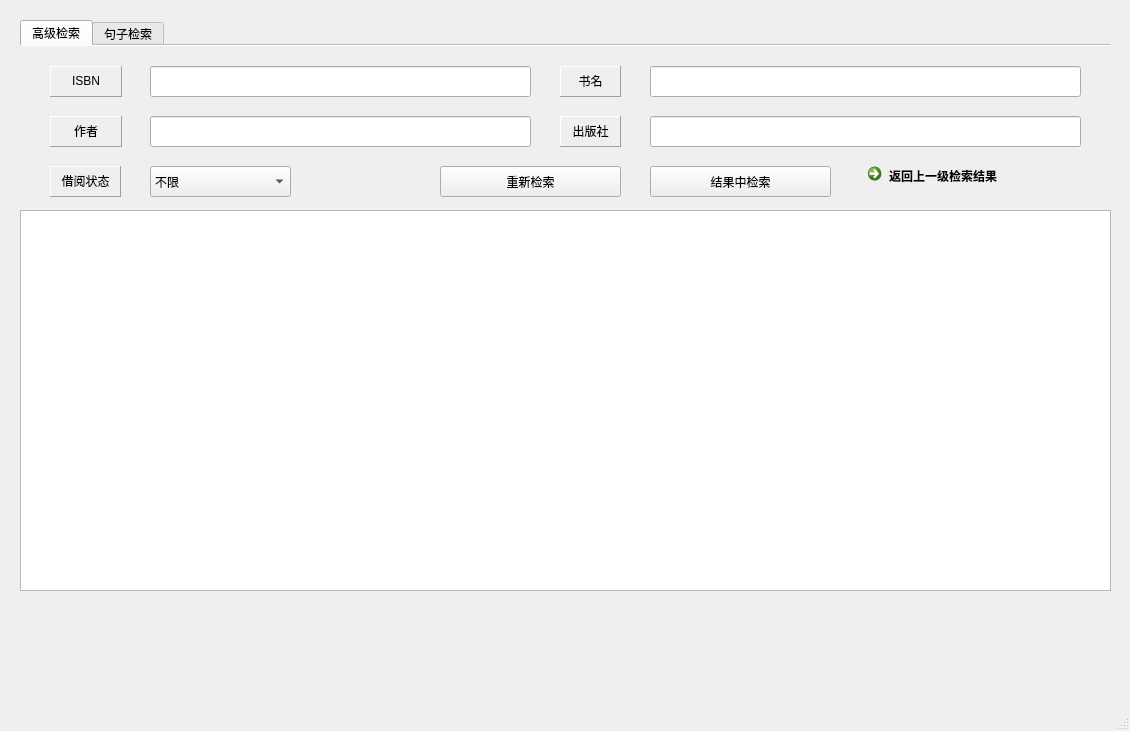
<?xml version="1.0" encoding="UTF-8"?>
<ui version="4.0">
 <class>ManageBookWindow_For_User</class>
 <widget class="QMainWindow" name="ManageBookWindow_For_User">
  <property name="geometry">
   <rect>
    <x>0</x>
    <y>0</y>
    <width>1130</width>
    <height>731</height>
   </rect>
  </property>
  <property name="sizePolicy">
   <sizepolicy hsizetype="Fixed" vsizetype="Fixed">
    <horstretch>0</horstretch>
    <verstretch>0</verstretch>
   </sizepolicy>
  </property>
  <property name="windowTitle">
   <string>MainWindow</string>
  </property>
  <widget class="QWidget" name="centralwidget">
   <widget class="QTabWidget" name="tabWidget">
    <property name="enabled">
     <bool>true</bool>
    </property>
    <property name="geometry">
     <rect>
      <x>20</x>
      <y>20</y>
      <width>1091</width>
      <height>211</height>
     </rect>
    </property>
    <property name="tabShape">
     <enum>QTabWidget::Rounded</enum>
    </property>
    <property name="currentIndex">
     <number>0</number>
    </property>
    <property name="iconSize">
     <size>
      <width>20</width>
      <height>20</height>
     </size>
    </property>
    <property name="elideMode">
     <enum>Qt::ElideNone</enum>
    </property>
    <property name="usesScrollButtons">
     <bool>true</bool>
    </property>
    <property name="documentMode">
     <bool>true</bool>
    </property>
    <property name="tabsClosable">
     <bool>false</bool>
    </property>
    <property name="movable">
     <bool>false</bool>
    </property>
    <property name="tabBarAutoHide">
     <bool>false</bool>
    </property>
    <widget class="QWidget" name="tab">
     <attribute name="title">
      <string>高级检索</string>
     </attribute>
     <widget class="QLabel" name="label">
      <property name="geometry">
       <rect>
        <x>30</x>
        <y>20</y>
        <width>72</width>
        <height>31</height>
       </rect>
      </property>
      <property name="frameShape">
       <enum>QFrame::Panel</enum>
      </property>
      <property name="frameShadow">
       <enum>QFrame::Raised</enum>
      </property>
      <property name="text">
       <string>ISBN</string>
      </property>
      <property name="textFormat">
       <enum>Qt::AutoText</enum>
      </property>
      <property name="alignment">
       <set>Qt::AlignCenter</set>
      </property>
      <property name="textInteractionFlags">
       <set>Qt::TextSelectableByMouse</set>
      </property>
     </widget>
     <widget class="QLineEdit" name="lineEdit_isbn">
      <property name="geometry">
       <rect>
        <x>130</x>
        <y>20</y>
        <width>381</width>
        <height>31</height>
       </rect>
      </property>
     </widget>
     <widget class="QLabel" name="label_2">
      <property name="geometry">
       <rect>
        <x>540</x>
        <y>20</y>
        <width>61</width>
        <height>31</height>
       </rect>
      </property>
      <property name="frameShape">
       <enum>QFrame::Panel</enum>
      </property>
      <property name="frameShadow">
       <enum>QFrame::Raised</enum>
      </property>
      <property name="text">
       <string>书名</string>
      </property>
      <property name="textFormat">
       <enum>Qt::AutoText</enum>
      </property>
      <property name="alignment">
       <set>Qt::AlignCenter</set>
      </property>
      <property name="textInteractionFlags">
       <set>Qt::TextSelectableByMouse</set>
      </property>
     </widget>
     <widget class="QLineEdit" name="lineEdit_name">
      <property name="geometry">
       <rect>
        <x>630</x>
        <y>20</y>
        <width>431</width>
        <height>31</height>
       </rect>
      </property>
     </widget>
     <widget class="QLabel" name="label_3">
      <property name="geometry">
       <rect>
        <x>30</x>
        <y>70</y>
        <width>72</width>
        <height>31</height>
       </rect>
      </property>
      <property name="frameShape">
       <enum>QFrame::Panel</enum>
      </property>
      <property name="frameShadow">
       <enum>QFrame::Raised</enum>
      </property>
      <property name="text">
       <string>作者</string>
      </property>
      <property name="textFormat">
       <enum>Qt::AutoText</enum>
      </property>
      <property name="alignment">
       <set>Qt::AlignCenter</set>
      </property>
      <property name="textInteractionFlags">
       <set>Qt::TextSelectableByMouse</set>
      </property>
     </widget>
     <widget class="QLineEdit" name="lineEdit_author">
      <property name="geometry">
       <rect>
        <x>130</x>
        <y>70</y>
        <width>381</width>
        <height>31</height>
       </rect>
      </property>
     </widget>
     <widget class="QLabel" name="label_7">
      <property name="geometry">
       <rect>
        <x>540</x>
        <y>70</y>
        <width>61</width>
        <height>31</height>
       </rect>
      </property>
      <property name="frameShape">
       <enum>QFrame::Panel</enum>
      </property>
      <property name="frameShadow">
       <enum>QFrame::Raised</enum>
      </property>
      <property name="text">
       <string>出版社</string>
      </property>
      <property name="textFormat">
       <enum>Qt::AutoText</enum>
      </property>
      <property name="alignment">
       <set>Qt::AlignCenter</set>
      </property>
      <property name="textInteractionFlags">
       <set>Qt::TextSelectableByMouse</set>
      </property>
     </widget>
     <widget class="QLineEdit" name="lineEdit_publisher">
      <property name="geometry">
       <rect>
        <x>630</x>
        <y>70</y>
        <width>431</width>
        <height>31</height>
       </rect>
      </property>
     </widget>
     <widget class="QPushButton" name="pushButton_re_retrieve">
      <property name="geometry">
       <rect>
        <x>420</x>
        <y>120</y>
        <width>181</width>
        <height>31</height>
       </rect>
      </property>
      <property name="text">
       <string>重新检索</string>
      </property>
     </widget>
     <widget class="QPushButton" name="pushButton_further_retrieve">
      <property name="geometry">
       <rect>
        <x>630</x>
        <y>120</y>
        <width>181</width>
        <height>31</height>
       </rect>
      </property>
      <property name="text">
       <string>结果中检索</string>
      </property>
     </widget>
     <widget class="QCommandLinkButton" name="commandLinkButton_return_prev_retreive_result">
      <property name="geometry">
       <rect>
        <x>840</x>
        <y>110</y>
        <width>221</width>
        <height>41</height>
       </rect>
      </property>
      <property name="text">
       <string>返回上一级检索结果</string>
      </property>
     </widget>
     <widget class="QLabel" name="label_9">
      <property name="geometry">
       <rect>
        <x>30</x>
        <y>120</y>
        <width>71</width>
        <height>31</height>
       </rect>
      </property>
      <property name="frameShape">
       <enum>QFrame::Panel</enum>
      </property>
      <property name="frameShadow">
       <enum>QFrame::Raised</enum>
      </property>
      <property name="text">
       <string>借阅状态</string>
      </property>
      <property name="textFormat">
       <enum>Qt::AutoText</enum>
      </property>
      <property name="alignment">
       <set>Qt::AlignCenter</set>
      </property>
      <property name="textInteractionFlags">
       <set>Qt::TextSelectableByMouse</set>
      </property>
     </widget>
     <widget class="QComboBox" name="comboBox_is_available">
      <property name="geometry">
       <rect>
        <x>130</x>
        <y>120</y>
        <width>141</width>
        <height>31</height>
       </rect>
      </property>
      <item>
       <property name="text">
        <string>不限</string>
       </property>
      </item>
      <item>
       <property name="text">
        <string>可借阅</string>
       </property>
      </item>
     </widget>
    </widget>
    <widget class="QWidget" name="widget">
     <attribute name="title">
      <string>句子检索</string>
     </attribute>
     <widget class="QTextEdit" name="textEdit_sentence">
      <property name="geometry">
       <rect>
        <x>20</x>
        <y>20</y>
        <width>1051</width>
        <height>101</height>
       </rect>
      </property>
      <property name="html">
       <string>&lt;!DOCTYPE HTML PUBLIC &quot;-//W3C//DTD HTML 4.0//EN&quot; &quot;http://www.w3.org/TR/REC-html40/strict.dtd&quot;&gt;
&lt;html&gt;&lt;head&gt;&lt;meta name=&quot;qrichtext&quot; content=&quot;1&quot; /&gt;&lt;style type=&quot;text/css&quot;&gt;
p, li { white-space: pre-wrap; }
&lt;/style&gt;&lt;/head&gt;&lt;body style=&quot; font-family:'SimSun'; font-size:9pt; font-weight:400; font-style:normal;&quot;&gt;
&lt;p style=&quot; margin-top:0px; margin-bottom:0px; margin-left:0px; margin-right:0px; -qt-block-indent:0; text-indent:0px;&quot;&gt;请输入全文中包含的句子:&lt;/p&gt;&lt;/body&gt;&lt;/html&gt;</string>
      </property>
     </widget>
     <widget class="QPushButton" name="pushButton_retrieve_by_sentence">
      <property name="geometry">
       <rect>
        <x>950</x>
        <y>130</y>
        <width>93</width>
        <height>28</height>
       </rect>
      </property>
      <property name="text">
       <string>匹配检索</string>
      </property>
     </widget>
     <widget class="Line" name="line_2">
      <property name="geometry">
       <rect>
        <x>10</x>
        <y>160</y>
        <width>1071</width>
        <height>16</height>
       </rect>
      </property>
      <property name="orientation">
       <enum>Qt::Horizontal</enum>
      </property>
     </widget>
    </widget>
   </widget>
   <widget class="QTableWidget" name="tableWidget">
    <property name="geometry">
     <rect>
      <x>20</x>
      <y>210</y>
      <width>1091</width>
      <height>381</height>
     </rect>
    </property>
   </widget>
  </widget>
  <widget class="QMenuBar" name="menubar">
   <property name="geometry">
    <rect>
     <x>0</x>
     <y>0</y>
     <width>1130</width>
     <height>26</height>
    </rect>
   </property>
  </widget>
  <widget class="QStatusBar" name="statusbar"/>
 </widget>
 <resources/>
 <connections/>
</ui>
